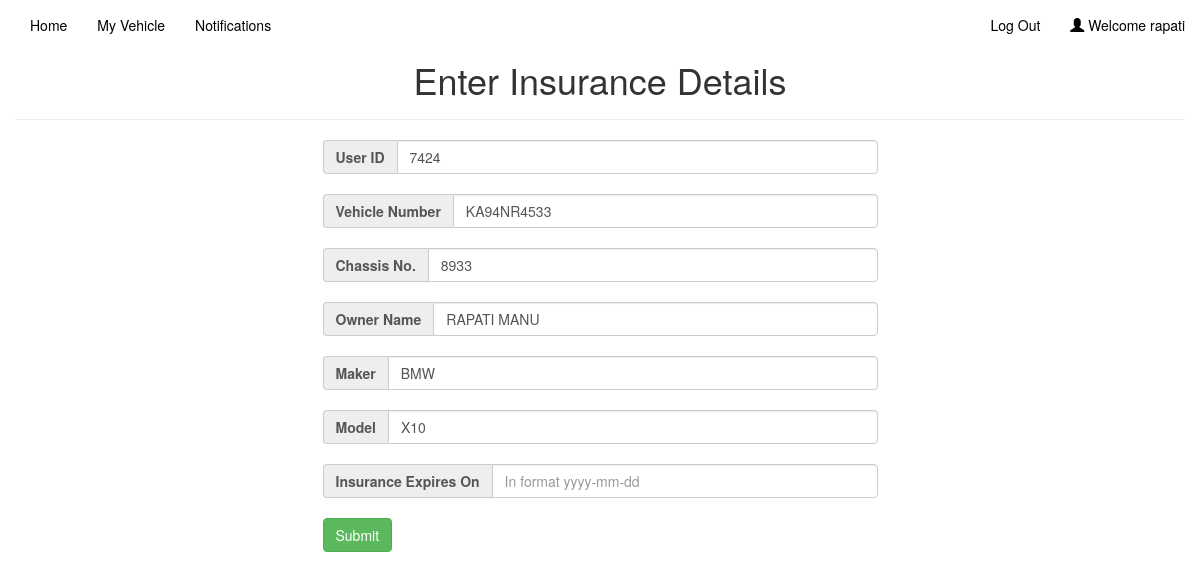
The app's page /bookingInsurance.php?id=KA94NR4533 (signed in) with its own data.
### tables this page shows
CREATE TABLE `user` (
  `user_id` int(11) NOT NULL,
  `user_type` varchar(15) DEFAULT NULL,
  `password` varchar(15) DEFAULT NULL,
  `fname` varchar(255) DEFAULT NULL,
  `lname` varchar(255) DEFAULT NULL,
  `email` varchar(255) DEFAULT NULL,
  `username` varchar(255) DEFAULT NULL
);

CREATE TABLE `registered_vehicle` (
  `user_id` int(11) NOT NULL,
  `veh_id` int(10) NOT NULL,
  `veh_no` char(10) NOT NULL,
  `maker` varchar(15) DEFAULT NULL,
  `model` varchar(15) DEFAULT NULL,
  `veh_type` varchar(10) DEFAULT NULL,
  `engine_cc` int(11) DEFAULT NULL,
  `chassis_no` bigint(20) DEFAULT NULL
);

### bookingInsurance.php (the view, shortened to what this page needs)
<?php
$servername = "localhost";
$usernam = "root";
$password = "";
$database = "reg_veh";
$connection = mysqli_connect($servername, $usernam, $password, $database);
$username = $_SESSION['username'];
$veh_no = $_GET['id'];
$uid_query = "SELECT user_id FROM user WHERE username = '$username';";
$uid_res = mysqli_query($connection, $uid_query);
$userid = mysqli_fetch_assoc($uid_res);
$user_id = $userid['user_id'];
$ownname_query = "SELECT fname, lname FROM user where user_id = $user_id;";
$ownname_res = mysqli_query($connection, $ownname_query);
$ownname_ar = mysqli_fetch_assoc($ownname_res);
$ownname = $ownname_ar['fname'] . ' ' . $ownname_ar['lname'];
$chassis_query = "SELECT chassis_no FROM registered_vehicle WHERE user_id=$user_id AND veh_no= '$veh_no';";
$chassis_res = mysqli_query($connection, $chassis_query);
$chassis = mysqli_fetch_assoc($chassis_res);
$chassis_no = $chassis['chassis_no'];
$maker_query = "SELECT maker FROM registered_vehicle WHERE user_id = $user_id AND veh_no = '$veh_no';";
$maker_res = mysqli_query($connection, $maker_query);
$maker_ar = mysqli_fetch_assoc($maker_res);
$maker = $maker_ar['maker'];
$model_query = "SELECT model FROM registered_vehicle WHERE user_id = $user_id AND veh_no = '$veh_no';";
$model_res = mysqli_query($connection, $model_query);
$model_ar = mysqli_fetch_assoc($model_res);
$model = $model_ar['model'];
?>
<!DOCTYPE html>
<html lang="en">
<head>
    <link rel="stylesheet" href="https://maxcdn.bootstrapcdn.com/bootstrap/3.3.7/css/bootstrap.min.css">
    <link rel="stylesheet" href="css/wickedpicker.min.css">
    <link rel="stylesheet" href="//code.jquery.com/ui/1.12.1/themes/base/jquery-ui.css">
    <link rel="stylesheet" href="sweetalert2/sweetalert2.css">
    <link rel="stylesheet" href="animate.css">
    <link rel="stylesheet" href="style.css">
</head>
<body>
    <?php include 'navbar.php'; ?>
    <br>
    <div class="container">
        <div class="row">
            <div class="page-header">
                <h1 style="text-align:center;">Enter Insurance Details</h1>
            </div>
            <div class="col-md-3"></div>
            <div class="col-md-6">
                <form class="animated bounce" action="bookingactionInsurance.php" method="post">
                    <div class="input-group">
                        <span class="input-group-addon"><b>User ID</b></span>
                        <input id="name" type="text" class="form-control" name="userid" value="<?php echo $user_id; ?>" required>
                    </div>
                    <br>
                    <div class="input-group">
                        <span class="input-group-addon"><b>Vehicle Number</b></span>
                        <input id="vehno" type="text" class="form-control" name="vehno" placeholder="Your vehicle number" value="<?php echo $veh_no; ?>" required>
                    </div>
                    <br>
                    <div class="input-group">
                        <span class="input-group-addon"><b>Chassis No.</b></span>
                        <input id="uid" type="text" class="form-control" name="chassisno" placeholder="Your chassis No." value="<?php echo $chassis_no; ?>">
                    </div>
                    <br>
                    <div class="input-group">
                        <span class="input-group-addon"><b>Owner Name</b></span>
                        <input id="model" type="text" class="form-control" name="ownname" placeholder="Enter the name of the owner" value="<?php echo $ownname; ?>" required>
                    </div>
                    <br>
                    <div class="input-group">
                        <span class="input-group-addon"><b>Maker</b></span>
                        <input id="maker" type="text" class="form-control" name="maker" placeholder="It's the company (like Bajaj/Ford/TATA)" value="<?php echo $maker; ?>" required>
                    </div>
                    <br>
                    <div class="input-group">
                        <span class="input-group-addon"><b>Model</b></span>
                        <input id="model" type="text" class="form-control" name="model" placeholder="Your vehicle model (like Pulsar NS/Mustang/ Veyron)" value="<?php echo $model; ?>" required>
                    </div>
                    <br>
                    <div class="input-group">
                        <span class="input-group-addon"><b>Insurance Expires On</b></span>
                        <input id="uid" type="text" class="form-control" name="insuranceexp" placeholder="In format yyyy-mm-dd">
                    </div>
                    <br>
                    <input type="submit" name="submit" class="btn btn-success">
                </form>
            </div>
            <div class="col-md-3"></div>
        </div>
    </div>
</body>
</html>

### records on screen
user: userid "7424", ownname "RAPATI MANU"
registered_vehicle: chassisno "8933", maker "BMW", model "X10"

### other values on screen
$_SESSION['username'] "rapati"
